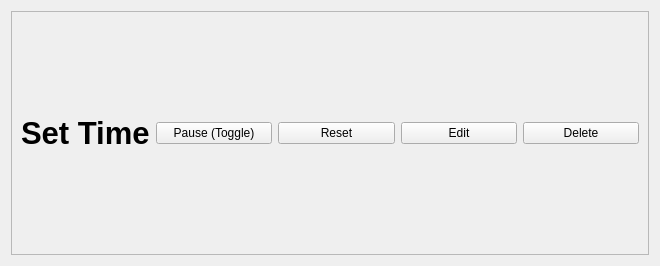
<?xml version="1.0" encoding="UTF-8"?>
<ui version="4.0">
 <class>TimerWidget</class>
 <widget class="QWidget" name="TimerWidget">
  <property name="geometry">
   <rect>
    <x>0</x>
    <y>0</y>
    <width>660</width>
    <height>266</height>
   </rect>
  </property>
  <property name="windowTitle">
   <string>Form</string>
  </property>
  <layout class="QHBoxLayout" name="horizontalLayout">
   <item>
    <widget class="QFrame" name="frame">
     <property name="frameShape">
      <enum>QFrame::StyledPanel</enum>
     </property>
     <property name="frameShadow">
      <enum>QFrame::Raised</enum>
     </property>
     <layout class="QHBoxLayout" name="horizontalLayout_2">
      <item>
       <widget class="QLabel" name="time">
        <property name="font">
         <font>
          <pointsize>23</pointsize>
          <weight>75</weight>
          <bold>true</bold>
         </font>
        </property>
        <property name="text">
         <string>Set Time</string>
        </property>
       </widget>
      </item>
      <item>
       <widget class="QPushButton" name="pauseButton">
        <property name="text">
         <string>Pause (Toggle)</string>
        </property>
       </widget>
      </item>
      <item>
       <widget class="QPushButton" name="resetButton">
        <property name="text">
         <string>Reset</string>
        </property>
       </widget>
      </item>
      <item>
       <widget class="QPushButton" name="editButton">
        <property name="text">
         <string>Edit</string>
        </property>
       </widget>
      </item>
      <item>
       <widget class="QPushButton" name="deleteButton">
        <property name="text">
         <string>Delete</string>
        </property>
       </widget>
      </item>
     </layout>
    </widget>
   </item>
  </layout>
 </widget>
 <resources/>
 <connections/>
</ui>
